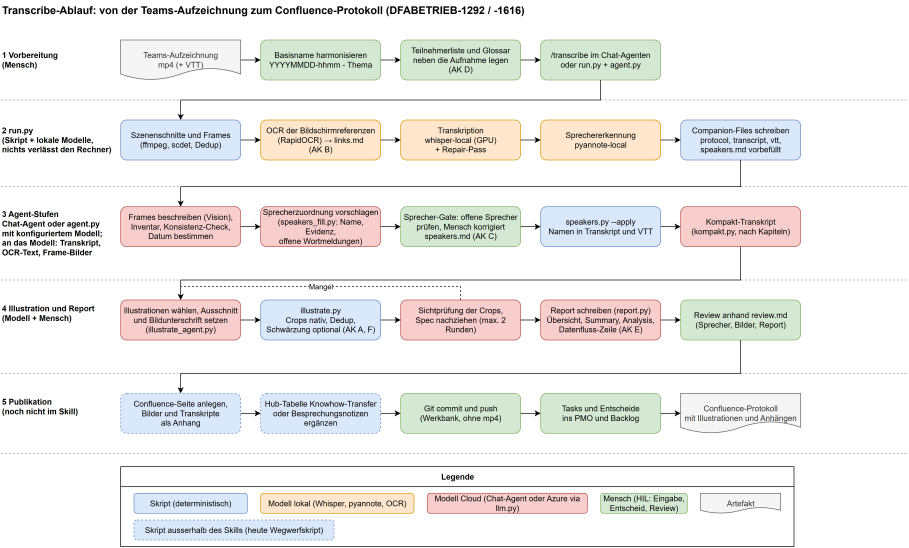
#> input picture .agents/skills/transcribe/references/transcribe-ablauf.png, 2727 x 1643 px, given in place of ., which was not available (shown at 1/3 size)
$ python -i illustrate.py   (imports and definitions only)
#> lines starting #> are read from the running program, lines starting #| are printed output that depends on the picture; after the words box and inside, x2 and y2 are one past the last pixel; in counts of white or black regions, pixels touching at a corner belong together; pictures that were not available may be replaced by others from this repository, and a replacement may not be noted
### .agents/skills/transcribe/scripts/config.py
"""One configuration contract for setup, workers and providers.

Precedence: process environment, explicitly selected file, user file, default.
An empty value is unset at every layer. The working directory is never searched.
"""
from __future__ import annotations

import math
import os
import re
from dataclasses import dataclass
from functools import lru_cache
from pathlib import Path


@dataclass(frozen=True)
class Parameter:
    default: str = ""
    kind: str = "text"
    description: str = ""
    choices: tuple[str, ...] = ()
    minimum: float | None = None
    maximum: float | None = None
    secret: bool = False


PARAMETERS = {
    "TRANSCRIBE_LLM_PROVIDER": Parameter("auto", choices=("auto", "azure", "anthropic", "none"), description="Provider for analysis; none delegates to the harness."),
    "AZURE_LLM_ENDPOINT": Parameter(kind="url", description="Azure resource base URL."),
    "AZURE_LLM_KEY": Parameter(secret=True, description="Azure analysis API key."),
    "AZURE_LLM_API_VERSION": Parameter("2024-10-21"),
    "AZURE_LLM_MODEL": Parameter("gpt-6.1-sol", description="Text deployment."),
    "AZURE_LLM_MODEL_VISION": Parameter(description="Vision deployment; unset uses the text deployment."),
    "AZURE_LLM_MODEL_FAST": Parameter(description="Triage deployment; unset uses the text deployment."),
    "AZURE_LLM_MAX_TOKENS": Parameter("4096", "int", "Default completion budget; stages may request their own budget.", minimum=1),
    "AZURE_LLM_TIMEOUT": Parameter("300", "float", minimum=1),
    "AZURE_CLAUDE_URL": Parameter(kind="url"),
    "AZURE_CLAUDE_KEY": Parameter(secret=True),
    "AZURE_CLAUDE_MODEL": Parameter("claude-opus-4-7"),
    "AZURE_TRANSCRIBE_DIARIZE_URL": Parameter(kind="url", description="Full Azure audio endpoint, including api-version."),
    "AZURE_TRANSCRIBE_DIARIZE_KEY": Parameter(secret=True),
    "AZURE_TRANSCRIBE_CHUNK_SECONDS": Parameter("600", "float", minimum=1, maximum=1500),
    "AZURE_TRANSCRIBE_OVERLAP_SECONDS": Parameter("20", "float", "At most half of AZURE_TRANSCRIBE_CHUNK_SECONDS.", minimum=0),
    "AZURE_TRANSCRIBE_TIMEOUT": Parameter("900", "float", minimum=1),
    "GROQ_API_KEY": Parameter(secret=True),
    "OPENAI_API_KEY": Parameter(secret=True),
    "HF_TOKEN": Parameter(secret=True, description="Hugging Face token; model licence acceptance is also required."),
    "HUGGINGFACE_TOKEN": Parameter(secret=True, description="Compatibility alias for HF_TOKEN."),
    "PYANNOTE_API_KEY": Parameter(secret=True),
    "ASSEMBLYAI_API_KEY": Parameter(secret=True),
    "ASSEMBLYAI_REGION": Parameter("us", choices=("us", "eu")),
    "TRANSCRIBE_CPU_BUDGET": Parameter("50%", "cpu", "Shared CPU budget; percentage, positive thread count or all."),
    "TRANSCRIBE_WHISPER_MODEL": Parameter("large-v3-turbo"),
    "TRANSCRIBE_GPU_COMPUTE": Parameter("float16", choices=("float16", "float32", "int8", "int8_float16", "int8_float32", "auto")),
    "TRANSCRIBE_GPU_DUTY": Parameter("1", "float", minimum=0.1, maximum=1),
    "TRANSCRIBE_OCR_ACCEL": Parameter("auto", choices=("cpu", "dml", "cuda", "auto")),
    "TRANSCRIBE_REDACT": Parameter("", "bool", "Unset keeps existing crop redaction (off on a new run); source images still reach the analysis model."),
    "TRANSCRIBE_LLM_WORKERS": Parameter("2", "int", "Maximum concurrent independent chapter calls.", minimum=1, maximum=8),
    "CONFLUENCE_URL": Parameter(kind="url"),
    "CONFLUENCE_TOKEN": Parameter(secret=True),
    "CONFLUENCE_VERIFY_TLS": Parameter("1", "bool"),
    "CONFLUENCE_CA_BUNDLE": Parameter(description="Optional PEM CA bundle for an internal server."),
    "SETUP_COMPLETE": Parameter("false", "bool", "Managed installation marker; doctor remains authoritative."),
    "DIARIZE_DISMISSED": Parameter("false", "bool"),
}


def user_dir() -> Path:
    return Path(os.environ.get("TRANSCRIBE_CONFIG_DIR") or Path.home() / ".config" / "transcribe").expanduser()


def bin_dir() -> Path:
    return Path(os.environ.get("TRANSCRIBE_BIN_DIR") or Path.home() / ".transcribe" / "bin").expanduser()


# [66 lines left out: functions read_file, _read_cached, validate, resolve, not called in this run]


def get(name: str) -> str | None:
    return resolve(name)[0]


def number(name: str, default: float) -> float:
    value = get(name)
    return float(value) if value is not None else default


# [21 lines left out: functions snapshot, redact, not called in this run]


def worker_env() -> dict[str, str]:
    names = ("TRANSCRIBE_CPU_BUDGET", "TRANSCRIBE_WHISPER_MODEL", "TRANSCRIBE_GPU_COMPUTE", "TRANSCRIBE_GPU_DUTY", "TRANSCRIBE_OCR_ACCEL")
    return {name: value for name in names if (value := get(name))}


# [10 lines left out: function template, not called in this run]

### .agents/skills/transcribe/scripts/illustrate.py
#!/usr/bin/env python3
"""Crop decisive illustrations out of key video frames at native resolution.

This runs *after* the agent has watched the 512px analysis frames and decided
which ones carry an essential diagram / chart / architecture slide. The
deterministic work – re-extracting those moments at full resolution, cropping
to the region the agent marked, trimming the surrounding chrome, and dropping
duplicate slides – lives here so the model only does the genuinely analytical
part (which frame, which region, what caption).

Pipeline per spec entry:
  1. One-pass ffmpeg crop at NATIVE resolution (`crop=in_w*w:in_h*h:...`),
     written as lossless PNG (diagrams/text survive better than JPEG).
  2. Optional margin refinement via Pillow (`uv run --with pillow`): snap the
     crop to its real content edges so it sits on the diagram frame, not a
     slab of slide background. Degrades silently to the raw crop when neither
     an in-process Pillow nor `uv` is available.
  3. Dedup via the existing dHash machinery (`frames._dhash_from_file`): a
     slide shown across several cuts collapses to one crop.
  4. Write `manifest.json` (surviving crops with caption/timestamp/type) for
     the agent to embed into the report.

Spec JSON (list):
  [ { "id": 1, "timestamp": 734.0, "bbox": [0.08, 0.12, 0.84, 0.76],
      "caption": "Zielarchitektur DfA-GIS", "type": "Architektur" }, ... ]

`bbox` is [x, y, w, h] normalized to 0..1 (resolution-independent, so the
model's rough box works regardless of the source frame size). Omit `bbox`
to keep the whole frame. An optional `"redact": [[x, y, w, h], ...]` in the
same coordinates blacks out regions before the crop (user lists, IDs).

Idempotent: the spec is the desired state. Re-running with the same spec
clears prior `ill_*.png` and reproduces identical output.

Scouting helpers (for standalone runs on an existing report, where the 512px
analysis frames are gone):
  --sheet          tile the video into contact sheets (one frame every
                   --interval seconds) so the model can find slide moments
                   without hand-rolled ffmpeg incantations
  --extract T ...  pull single native-resolution frames at the given
                   timestamps for precise bbox estimation
"""
from __future__ import annotations

import argparse
import json
import re
import shutil
import subprocess

import cpu
import sys
from pathlib import Path

import cli

# Windows consoles default to cp1252; captions carry arrows/dashes that would
# raise UnicodeEncodeError mid-print AFTER the crops are already written,
# turning a successful run into exit 1. Degrade unencodable chars instead.
# [3 lines not run here, left out]

from companions import fmt_ts
from frames import _hash_sidecar_path
from setup import find_tool

# Grey-level standard deviation below which a crop counts as empty. Real
# screen content measured 21.5 and up (dark-mode diagrams included), a black
# transition frame between two screens 9.6.
UNIFORM_STDDEV = 15
UNIFORM_REASON = "near-uniform content"


# [4 lines left out: function _slug, not called in this run]


def _clamp01(v: float) -> float:
    return max(0.0, min(1.0, float(v)))


# [109 lines left out: functions _normalize_bbox, _crop_one, _make_sheets, _extract_frames, not called in this run]


# --- Refinement (Pillow, isolated) ------------------------------------------

def _refine_worker(paths: list[str], tol: int = 14, pad: int = 6) -> dict[str, str]:
    """Trim near-uniform margins from each PNG in place (runs under Pillow).

    Picks the background colour from the four corners, builds a tolerance mask
    of "pixels that differ from the background", erodes it to kill the speckle
    that H.264/JPEG compression sprays across flat backgrounds (without that
    step a noisy slide's bbox snaps back to the full frame), and crops to the
    mask's bounding box plus a small pad. Only applies the trim when it removes
    a meaningful border (>2% on a side) so a full-bleed diagram is left alone.

    Also judges each final crop: a tiny or near-uniform result means the bbox
    almost certainly missed its target region. Returns {path: reason} for such
    suspects and mirrors each verdict as a "SUSPECT\\tpath\\treason" stdout line
    so the uv-subprocess path can report through its pipe.
    """
#> called with tol = 14, pad = 6
    from PIL import Image, ImageChops, ImageFilter, ImageStat  # noqa: PLC0415 – only in worker

    def _suspect(im) -> "str | None":
        w, h = im.size
        if w < 64 or h < 64:
            return f"tiny crop ({w}x{h}px)"
        if ImageStat.Stat(im.convert("L")).stddev[0] < UNIFORM_STDDEV:
            return f"{UNIFORM_REASON} (bbox missed the target or the frame is a blank transition)"
        return None

    verdicts: dict[str, str] = {}
    for p in paths:
        try:
            im = Image.open(p).convert("RGB")
#> im is the input picture: PIL image 2727x1643 RGB; mean R, G, B 239, 237.8, 236.4
        except Exception:  # noqa: BLE001 – a single bad file shouldn't abort the batch
            continue
        w, h = im.size
#> w = 2727; h = 1643
        corners = [im.getpixel(c) for c in ((0, 0), (w - 1, 0), (0, h - 1), (w - 1, h - 1))]
#> corners = [(255, 255, 255), (255, 255, 255), (255, 255, 255), (255, 255, 255)]
        # Dominant corner colour = the slide background.
        bg = max(set(corners), key=corners.count)
#> bg = (255, 255, 255)
        diff = ImageChops.difference(im, Image.new("RGB", im.size, bg))
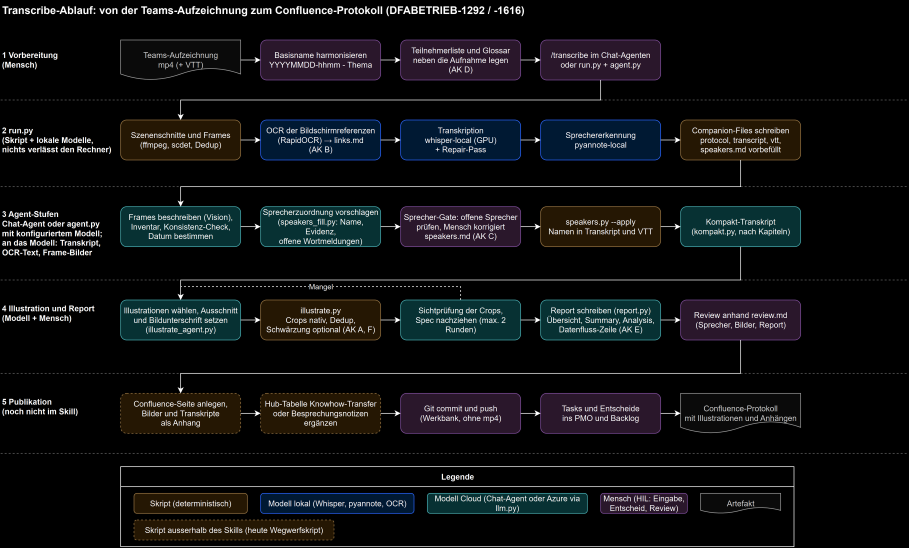
#> diff: PIL image 2727x1643 RGB (shown at 1/3 size); mean R, G, B 16, 17.2, 18.6
        mask = diff.convert("L").point(lambda v: 255 if v > tol else 0)
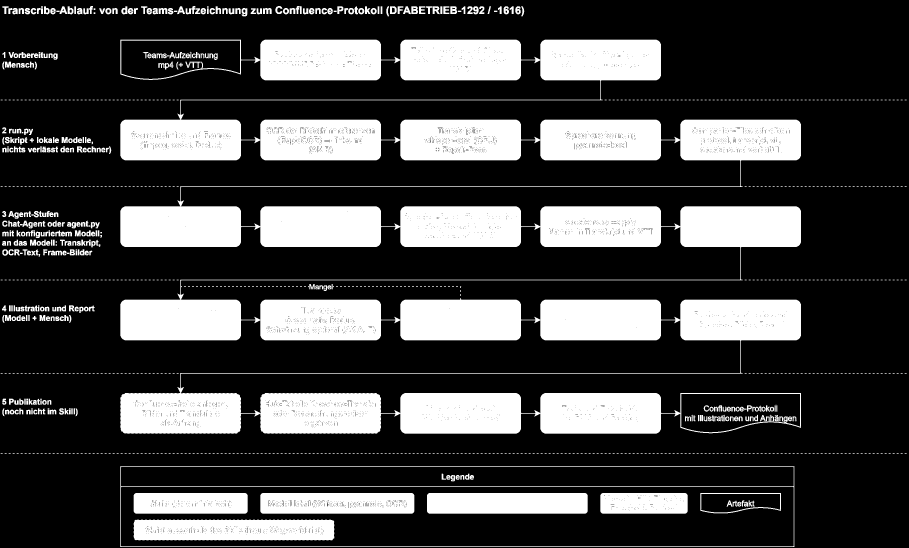
#> mask: PIL image 2727x1643 L (shown at 1/3 size); 26.6% white; 1158 white regions (751 under 20 px), largest, box (x1, y1, x2, y2) and area: (361, 119, 2403, 1301) 982003, (401, 1559, 1003, 1621) 35998, (1281, 1479, 1763, 1541) 29816
        # Erode: an isolated compression-noise pixel (255 amid 0s) drops to 0,
        # while a real ≥2px-wide edge survives. Fall back to the raw mask if
        # erosion wiped everything (thin-line content).
        box = mask.filter(ImageFilter.MinFilter(3)).getbbox() or mask.getbbox()
#> box = (7, 19, 2402, 1640)
        if box:
            l, u, r, b = box
#> l = 7; u = 19; r = 2402; b = 1640
            # Only trim if at least one side has a real margin to remove and
            # the result isn't degenerate.
            full_bleed = l < w * 0.02 and u < h * 0.02 and r > w * 0.98 and b > h * 0.98
#> full_bleed = False
            if not full_bleed:
                l = max(0, l - pad)
#> l = 1
                u = max(0, u - pad)
#> u = 13
                r = min(w, r + pad)
#> r = 2408
                b = min(h, b + pad)
#> b = 1643
                if r - l >= 8 and b - u >= 8:
                    im = im.crop((l, u, r, b))
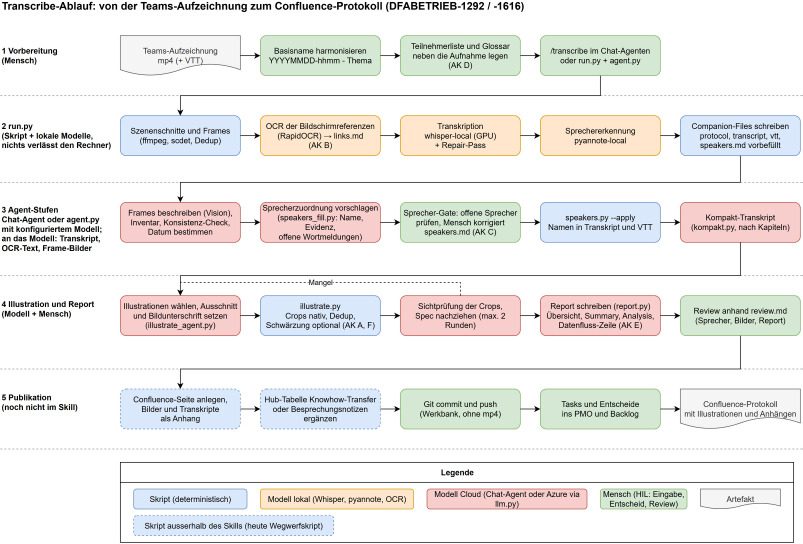
#> im: PIL image 2407x1630 RGB (shown at 1/3 size); mean R, G, B 236.8, 235.4, 233.8
                    im.save(p)
        reason = _suspect(im)
        if reason:
            verdicts[p] = reason
            print(f"SUSPECT\t{p}\t{reason}", flush=True)
    return verdicts


def _refine(paths: list[Path]) -> tuple[str, dict[str, str]]:
    """Refine crops in place. Returns (one-line status, {path: suspect reason})."""
    if not paths:
        return "no crops", {}
    strs = [str(p) for p in paths]
    try:
        import PIL  # noqa: F401, PLC0415
        return f"refined {len(strs)} (in-process Pillow)", _refine_worker(strs)
    except ImportError:
        pass
    uv = find_tool("uv") or shutil.which("uv")
    if not uv:
        return "skipped (no Pillow, no uv)", {}
    cmd = [uv, "run", "--no-project", "--with", "pillow",
           "python", __file__, "--refine-worker", *strs]
    r = cli.run_text(cmd)
    if r.returncode != 0:
        sys.stderr.write(f"[illustrate] refine worker failed: {r.stderr.strip()}\n")
        return "skipped (uv/Pillow error)", {}
    verdicts: dict[str, str] = {}
    for line in r.stdout.splitlines():
        parts = line.split("\t", 2)
        if len(parts) == 3 and parts[0] == "SUSPECT":
            verdicts[parts[1]] = parts[2]
    return f"refined {len(strs)} (uv --with pillow)", verdicts


# --- Dedup (fine-grained dHash) -----------------------------------------------

# Crops are often near-white text slides that a coarse 9x8 dHash (frames.py's
# analysis-frame variant) cannot tell apart – two DIFFERENT Confluence pages
# hash within a couple of bits and one gets silently eaten. Illustrations are
# few, so we can afford a 17x16 sidecar → 256-bit hash, which separates text
# layouts cleanly while a re-shown identical slide (cursor moved, few pixels)
# still lands within threshold.
_HASH_W, _HASH_H = 17, 16  # -> (W-1)*H = 256 bits
_HASH_BITS = (_HASH_W - 1) * _HASH_H


# [226 lines left out: functions _gray_sidecar, _dhash, _dedup, main, not called in this run]


# [2 lines not run here, left out]

>>> result = _refine('../references/transcribe-ablauf.png')
